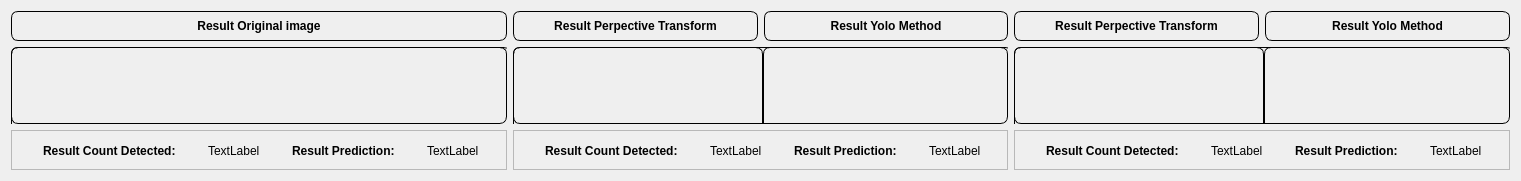
  <widget class="QWidget" name="horizontalLayoutWidget_3">
   <property name="geometry">
    <rect>
     <x>160</x>
     <y>720</y>
     <width>1521</width>
     <height>181</height>
    </rect>
   </property>
   <layout class="QHBoxLayout" name="horizontalLayout_4">
    <item>
     <layout class="QVBoxLayout" name="verticalLayout_10">
      <item>
       <layout class="QHBoxLayout" name="horizontalLayout_6">
        <item>
         <widget class="QLabel" name="label_14">
          <property name="sizePolicy">
           <sizepolicy hsizetype="Maximum" vsizetype="Maximum">
            <horstretch>0</horstretch>
            <verstretch>0</verstretch>
           </sizepolicy>
          </property>
          <property name="maximumSize">
           <size>
            <width>500</width>
            <height>30</height>
           </size>
          </property>
          <property name="font">
           <font>
            <weight>75</weight>
            <bold>true</bold>
           </font>
          </property>
          <property name="styleSheet">
           <string notr="true">border-radius: 7px; border: 1px solid black;</string>
          </property>
          <property name="frameShape">
           <enum>QFrame::StyledPanel</enum>
          </property>
          <property name="text">
           <string>Result Original image</string>
          </property>
          <property name="alignment">
           <set>Qt::AlignCenter</set>
          </property>
         </widget>
        </item>
       </layout>
      </item>
      <item>
       <layout class="QHBoxLayout" name="horizontalLayout_14">
        <item>
         <widget class="QFrame" name="frame_4">
          <property name="sizePolicy">
           <sizepolicy hsizetype="Preferred" vsizetype="Maximum">
            <horstretch>0</horstretch>
            <verstretch>0</verstretch>
           </sizepolicy>
          </property>
          <property name="minimumSize">
           <size>
            <width>0</width>
            <height>0</height>
           </size>
          </property>
          <property name="maximumSize">
           <size>
            <width>500</width>
            <height>136</height>
           </size>
          </property>
          <property name="styleSheet">
           <string notr="true">border-radius: 7px; border: 1px solid black;</string>
          </property>
          <property name="frameShape">
           <enum>QFrame::StyledPanel</enum>
          </property>
          <property name="frameShadow">
           <enum>QFrame::Raised</enum>
          </property>
          <widget class="QLabel" name="label_15">
           <property name="enabled">
            <bool>false</bool>
           </property>
           <property name="geometry">
            <rect>
             <x>0</x>
             <y>0</y>
             <width>500</width>
             <height>101</height>
            </rect>
           </property>
           <property name="sizePolicy">
            <sizepolicy hsizetype="Preferred" vsizetype="Maximum">
             <horstretch>0</horstretch>
             <verstretch>0</verstretch>
            </sizepolicy>
           </property>
           <property name="maximumSize">
            <size>
             <width>500</width>
             <height>150</height>
            </size>
           </property>
           <property name="styleSheet">
            <string notr="true">border-radius: 7px; border: 1px solid black;</string>
           </property>
           <property name="frameShape">
            <enum>QFrame::Box</enum>
           </property>
           <property name="text">
            <string/>
           </property>
           <property name="alignment">
            <set>Qt::AlignCenter</set>
           </property>
          </widget>
         </widget>
        </item>
       </layout>
      </item>
      <item>
       <layout class="QHBoxLayout" name="horizontalLayout">
        <item>
         <widget class="QFrame" name="frame">
          <property name="maximumSize">
           <size>
            <width>600</width>
            <height>40</height>
           </size>
          </property>
          <property name="frameShape">
           <enum>QFrame::StyledPanel</enum>
          </property>
          <property name="frameShadow">
           <enum>QFrame::Raised</enum>
          </property>
          <widget class="QWidget" name="layoutWidget">
           <property name="geometry">
            <rect>
             <x>0</x>
             <y>0</y>
             <width>501</width>
             <height>41</height>
            </rect>
           </property>
           <layout class="QHBoxLayout" name="horizontalLayout_7">
            <property name="spacing">
             <number>0</number>
            </property>
            <item>
             <widget class="QLabel" name="label_16">
              <property name="sizePolicy">
               <sizepolicy hsizetype="Maximum" vsizetype="Maximum">
                <horstretch>0</horstretch>
                <verstretch>0</verstretch>
               </sizepolicy>
              </property>
              <property name="maximumSize">
               <size>
                <width>16777215</width>
                <height>80</height>
               </size>
              </property>
              <property name="font">
               <font>
                <weight>75</weight>
                <bold>true</bold>
               </font>
              </property>
              <property name="frameShape">
               <enum>QFrame::NoFrame</enum>
              </property>
              <property name="text">
               <string>Result Count Detected:</string>
              </property>
             </widget>
            </item>
            <item>
             <widget class="QLabel" name="label_18">
              <property name="sizePolicy">
               <sizepolicy hsizetype="Maximum" vsizetype="Preferred">
                <horstretch>0</horstretch>
                <verstretch>0</verstretch>
               </sizepolicy>
              </property>
              <property name="maximumSize">
               <size>
                <width>16777215</width>
                <height>80</height>
               </size>
              </property>
              <property name="text">
               <string>TextLabel</string>
              </property>
             </widget>
            </item>
            <item>
             <widget class="QLabel" name="label_20">
              <property name="sizePolicy">
               <sizepolicy hsizetype="Maximum" vsizetype="Maximum">
                <horstretch>0</horstretch>
                <verstretch>0</verstretch>
               </sizepolicy>
              </property>
              <property name="maximumSize">
               <size>
                <width>16777215</width>
                <height>80</height>
               </size>
              </property>
              <property name="font">
               <font>
                <weight>75</weight>
                <bold>true</bold>
               </font>
              </property>
              <property name="frameShape">
               <enum>QFrame::NoFrame</enum>
              </property>
              <property name="text">
               <string>Result Prediction:</string>
              </property>
             </widget>
            </item>
            <item>
             <widget class="QLabel" name="label_44">
              <property name="sizePolicy">
               <sizepolicy hsizetype="Maximum" vsizetype="Maximum">
                <horstretch>0</horstretch>
                <verstretch>0</verstretch>
               </sizepolicy>
              </property>
              <property name="maximumSize">
               <size>
                <width>16777215</width>
                <height>80</height>
               </size>
              </property>
              <property name="text">
               <string>TextLabel</string>
              </property>
             </widget>
            </item>
           </layout>
          </widget>
         </widget>
        </item>
       </layout>
      </item>
     </layout>
    </item>
    <item>
     <layout class="QVBoxLayout" name="verticalLayout_14">
      <item>
       <layout class="QHBoxLayout" name="horizontalLayout_8">
        <item>
         <widget class="QLabel" name="label_22">
          <property name="sizePolicy">
           <sizepolicy hsizetype="Maximum" vsizetype="Maximum">
            <horstretch>0</horstretch>
            <verstretch>0</verstretch>
           </sizepolicy>
          </property>
          <property name="maximumSize">
           <size>
            <width>250</width>
            <height>30</height>
           </size>
          </property>
          <property name="font">
           <font>
            <weight>75</weight>
            <bold>true</bold>
           </font>
          </property>
          <property name="styleSheet">
           <string notr="true">border-radius: 7px; border: 1px solid black;</string>
          </property>
          <property name="frameShape">
           <enum>QFrame::StyledPanel</enum>
          </property>
          <property name="text">
           <string>Result Perpective Transform</string>
          </property>
          <property name="alignment">
           <set>Qt::AlignCenter</set>
          </property>
         </widget>
        </item>
        <item>
         <widget class="QLabel" name="label_23">
          <property name="sizePolicy">
           <sizepolicy hsizetype="Maximum" vsizetype="Maximum">
            <horstretch>0</horstretch>
            <verstretch>0</verstretch>
           </sizepolicy>
          </property>
          <property name="maximumSize">
           <size>
            <width>250</width>
            <height>30</height>
           </size>
          </property>
          <property name="font">
           <font>
            <weight>75</weight>
            <bold>true</bold>
           </font>
          </property>
          <property name="styleSheet">
           <string notr="true">border-radius: 7px; border: 1px solid black;</string>
          </property>
          <property name="frameShape">
           <enum>QFrame::StyledPanel</enum>
          </property>
          <property name="text">
           <string>Result Yolo Method</string>
          </property>
          <property name="alignment">
           <set>Qt::AlignCenter</set>
          </property>
         </widget>
        </item>
       </layout>
      </item>
      <item>
       <layout class="QHBoxLayout" name="horizontalLayout_15">
        <item>
         <widget class="QFrame" name="frame_5">
          <property name="sizePolicy">
           <sizepolicy hsizetype="Preferred" vsizetype="Maximum">
            <horstretch>0</horstretch>
            <verstretch>0</verstretch>
           </sizepolicy>
          </property>
          <property name="minimumSize">
           <size>
            <width>0</width>
            <height>0</height>
           </size>
          </property>
          <property name="maximumSize">
           <size>
            <width>500</width>
            <height>136</height>
           </size>
          </property>
          <property name="styleSheet">
           <string notr="true">border-radius: 7px; border: 1px solid black;</string>
          </property>
          <property name="frameShape">
           <enum>QFrame::StyledPanel</enum>
          </property>
          <property name="frameShadow">
           <enum>QFrame::Raised</enum>
          </property>
          <widget class="QLabel" name="label_68">
           <property name="enabled">
            <bool>false</bool>
           </property>
           <property name="geometry">
            <rect>
             <x>0</x>
             <y>0</y>
             <width>250</width>
             <height>101</height>
            </rect>
           </property>
           <property name="sizePolicy">
            <sizepolicy hsizetype="Preferred" vsizetype="Maximum">
             <horstretch>0</horstretch>
             <verstretch>0</verstretch>
            </sizepolicy>
           </property>
           <property name="maximumSize">
            <size>
             <width>250</width>
             <height>150</height>
            </size>
           </property>
           <property name="styleSheet">
            <string notr="true">border-radius: 7px; border: 1px solid black;</string>
           </property>
           <property name="frameShape">
            <enum>QFrame::Box</enum>
           </property>
           <property name="text">
            <string/>
           </property>
           <property name="alignment">
            <set>Qt::AlignCenter</set>
           </property>
          </widget>
          <widget class="QLabel" name="label_69">
           <property name="enabled">
            <bool>false</bool>
           </property>
           <property name="geometry">
            <rect>
             <x>250</x>
             <y>0</y>
             <width>250</width>
             <height>101</height>
            </rect>
           </property>
           <property name="sizePolicy">
            <sizepolicy hsizetype="Preferred" vsizetype="Maximum">
             <horstretch>0</horstretch>
             <verstretch>0</verstretch>
            </sizepolicy>
           </property>
           <property name="maximumSize">
            <size>
             <width>250</width>
             <height>150</height>
            </size>
           </property>
           <property name="styleSheet">
            <string notr="true">border-radius: 7px; border: 1px solid black;</string>
           </property>
           <property name="frameShape">
            <enum>QFrame::Box</enum>
           </property>
           <property name="text">
            <string/>
           </property>
           <property name="alignment">
            <set>Qt::AlignCenter</set>
           </property>
          </widget>
         </widget>
        </item>
       </layout>
      </item>
      <item>
       <layout class="QHBoxLayout" name="horizontalLayout_9">
        <item>
         <widget class="QFrame" name="frame_2">
          <property name="maximumSize">
           <size>
            <width>600</width>
            <height>40</height>
           </size>
          </property>
          <property name="frameShape">
           <enum>QFrame::StyledPanel</enum>
          </property>
          <property name="frameShadow">
           <enum>QFrame::Raised</enum>
          </property>
          <widget class="QWidget" name="layoutWidget_2">
           <property name="geometry">
            <rect>
             <x>0</x>
             <y>0</y>
             <width>501</width>
             <height>41</height>
            </rect>
           </property>
           <layout class="QHBoxLayout" name="horizontalLayout_10">
            <property name="spacing">
             <number>0</number>
            </property>
            <item>
             <widget class="QLabel" name="label_26">
              <property name="sizePolicy">
               <sizepolicy hsizetype="Maximum" vsizetype="Maximum">
                <horstretch>0</horstretch>
                <verstretch>0</verstretch>
               </sizepolicy>
              </property>
              <property name="maximumSize">
               <size>
                <width>16777215</width>
                <height>80</height>
               </size>
              </property>
              <property name="font">
               <font>
                <weight>75</weight>
                <bold>true</bold>
               </font>
              </property>
              <property name="frameShape">
               <enum>QFrame::NoFrame</enum>
              </property>
              <property name="text">
               <string>Result Count Detected:</string>
              </property>
             </widget>
            </item>
            <item>
             <widget class="QLabel" name="label_24">
              <property name="sizePolicy">
               <sizepolicy hsizetype="Maximum" vsizetype="Preferred">
                <horstretch>0</horstretch>
                <verstretch>0</verstretch>
               </sizepolicy>
              </property>
              <property name="maximumSize">
               <size>
                <width>16777215</width>
                <height>80</height>
               </size>
              </property>
              <property name="text">
               <string>TextLabel</string>
              </property>
             </widget>
            </item>
            <item>
             <widget class="QLabel" name="label_27">
              <property name="sizePolicy">
               <sizepolicy hsizetype="Maximum" vsizetype="Maximum">
                <horstretch>0</horstretch>
                <verstretch>0</verstretch>
               </sizepolicy>
              </property>
              <property name="maximumSize">
               <size>
                <width>16777215</width>
                <height>80</height>
               </size>
              </property>
              <property name="font">
               <font>
                <weight>75</weight>
                <bold>true</bold>
               </font>
              </property>
              <property name="frameShape">
               <enum>QFrame::NoFrame</enum>
              </property>
              <property name="text">
               <string>Result Prediction:</string>
              </property>
             </widget>
            </item>
            <item>
             <widget class="QLabel" name="label_47">
              <property name="sizePolicy">
               <sizepolicy hsizetype="Maximum" vsizetype="Maximum">
                <horstretch>0</horstretch>
                <verstretch>0</verstretch>
               </sizepolicy>
              </property>
              <property name="maximumSize">
               <size>
                <width>16777215</width>
                <height>80</height>
               </size>
              </property>
              <property name="text">
               <string>TextLabel</string>
              </property>
             </widget>
            </item>
           </layout>
          </widget>
         </widget>
        </item>
       </layout>
      </item>
     </layout>
    </item>
    <item>
     <layout class="QVBoxLayout" name="verticalLayout_11">
      <item>
       <layout class="QHBoxLayout" name="horizontalLayout_11">
        <item>
         <widget class="QLabel" name="label_29">
          <property name="sizePolicy">
           <sizepolicy hsizetype="Maximum" vsizetype="Maximum">
            <horstretch>0</horstretch>
            <verstretch>0</verstretch>
           </sizepolicy>
          </property>
          <property name="maximumSize">
           <size>
            <width>250</width>
            <height>30</height>
           </size>
          </property>
          <property name="font">
           <font>
            <weight>75</weight>
            <bold>true</bold>
           </font>
          </property>
          <property name="styleSheet">
           <string notr="true">border-radius: 7px; border: 1px solid black;</string>
          </property>
          <property name="frameShape">
           <enum>QFrame::StyledPanel</enum>
          </property>
          <property name="text">
           <string>Result Perpective Transform</string>
          </property>
          <property name="alignment">
           <set>Qt::AlignCenter</set>
          </property>
         </widget>
        </item>
        <item>
         <widget class="QLabel" name="label_30">
          <property name="sizePolicy">
           <sizepolicy hsizetype="Maximum" vsizetype="Maximum">
            <horstretch>0</horstretch>
            <verstretch>0</verstretch>
           </sizepolicy>
          </property>
          <property name="maximumSize">
           <size>
            <width>250</width>
            <height>30</height>
           </size>
          </property>
          <property name="font">
           <font>
            <weight>75</weight>
            <bold>true</bold>
           </font>
          </property>
          <property name="styleSheet">
           <string notr="true">border-radius: 7px; border: 1px solid black;</string>
          </property>
          <property name="frameShape">
           <enum>QFrame::StyledPanel</enum>
          </property>
          <property name="text">
           <string>Result Yolo Method</string>
          </property>
          <property name="alignment">
           <set>Qt::AlignCenter</set>
          </property>
         </widget>
        </item>
       </layout>
      </item>
      <item>
       <layout class="QHBoxLayout" name="horizontalLayout_22">
        <item>
         <widget class="QFrame" name="frame_8">
          <property name="sizePolicy">
           <sizepolicy hsizetype="Preferred" vsizetype="Maximum">
            <horstretch>0</horstretch>
            <verstretch>0</verstretch>
           </sizepolicy>
          </property>
          <property name="minimumSize">
           <size>
            <width>0</width>
            <height>0</height>
           </size>
          </property>
          <property name="maximumSize">
           <size>
            <width>600</width>
            <height>136</height>
           </size>
          </property>
          <property name="styleSheet">
           <string notr="true">border-radius: 7px; border: 1px solid black;</string>
          </property>
          <property name="frameShape">
           <enum>QFrame::StyledPanel</enum>
          </property>
          <property name="frameShadow">
           <enum>QFrame::Raised</enum>
          </property>
          <widget class="QLabel" name="label_70">
           <property name="enabled">
            <bool>false</bool>
           </property>
           <property name="geometry">
            <rect>
             <x>0</x>
             <y>0</y>
             <width>250</width>
             <height>101</height>
            </rect>
           </property>
           <property name="sizePolicy">
            <sizepolicy hsizetype="Preferred" vsizetype="Maximum">
             <horstretch>0</horstretch>
             <verstretch>0</verstretch>
            </sizepolicy>
           </property>
           <property name="maximumSize">
            <size>
             <width>250</width>
             <height>150</height>
            </size>
           </property>
           <property name="styleSheet">
            <string notr="true">border-radius: 7px; border: 1px solid black;</string>
           </property>
           <property name="frameShape">
            <enum>QFrame::Box</enum>
           </property>
           <property name="text">
            <string/>
           </property>
           <property name="alignment">
            <set>Qt::AlignCenter</set>
           </property>
          </widget>
          <widget class="QLabel" name="label_83">
           <property name="enabled">
            <bool>false</bool>
           </property>
           <property name="geometry">
            <rect>
             <x>250</x>
             <y>0</y>
             <width>250</width>
             <height>101</height>
            </rect>
           </property>
           <property name="sizePolicy">
            <sizepolicy hsizetype="Preferred" vsizetype="Maximum">
             <horstretch>0</horstretch>
             <verstretch>0</verstretch>
            </sizepolicy>
           </property>
           <property name="maximumSize">
            <size>
             <width>250</width>
             <height>150</height>
            </size>
           </property>
           <property name="styleSheet">
            <string notr="true">border-radius: 7px; border: 1px solid black;</string>
           </property>
           <property name="frameShape">
            <enum>QFrame::Box</enum>
           </property>
           <property name="text">
            <string/>
           </property>
           <property name="alignment">
            <set>Qt::AlignCenter</set>
           </property>
          </widget>
         </widget>
        </item>
       </layout>
      </item>
      <item>
       <layout class="QHBoxLayout" name="horizontalLayout_13">
        <item>
         <widget class="QFrame" name="frame_3">
          <property name="maximumSize">
           <size>
            <width>600</width>
            <height>40</height>
           </size>
          </property>
          <property name="frameShape">
           <enum>QFrame::StyledPanel</enum>
          </property>
          <property name="frameShadow">
           <enum>QFrame::Raised</enum>
          </property>
          <widget class="QWidget" name="layoutWidget_3">
           <property name="geometry">
            <rect>
             <x>0</x>
             <y>0</y>
             <width>501</width>
             <height>41</height>
            </rect>
           </property>
           <layout class="QHBoxLayout" name="horizontalLayout_35">
            <property name="spacing">
             <number>0</number>
            </property>
            <item>
             <widget class="QLabel" name="label_31">
              <property name="sizePolicy">
               <sizepolicy hsizetype="Maximum" vsizetype="Maximum">
                <horstretch>0</horstretch>
                <verstretch>0</verstretch>
               </sizepolicy>
              </property>
              <property name="maximumSize">
               <size>
                <width>16777215</width>
                <height>80</height>
               </size>
              </property>
              <property name="font">
               <font>
                <weight>75</weight>
                <bold>true</bold>
               </font>
              </property>
              <property name="frameShape">
               <enum>QFrame::NoFrame</enum>
              </property>
              <property name="text">
               <string>Result Count Detected:</string>
              </property>
             </widget>
            </item>
            <item>
             <widget class="QLabel" name="label_32">
              <property name="sizePolicy">
               <sizepolicy hsizetype="Maximum" vsizetype="Preferred">
                <horstretch>0</horstretch>
                <verstretch>0</verstretch>
               </sizepolicy>
              </property>
              <property name="maximumSize">
               <size>
                <width>16777215</width>
                <height>80</height>
               </size>
              </property>
              <property name="text">
               <string>TextLabel</string>
              </property>
             </widget>
            </item>
            <item>
             <widget class="QLabel" name="label_33">
              <property name="sizePolicy">
               <sizepolicy hsizetype="Maximum" vsizetype="Maximum">
                <horstretch>0</horstretch>
                <verstretch>0</verstretch>
               </sizepolicy>
              </property>
              <property name="maximumSize">
               <size>
                <width>16777215</width>
                <height>80</height>
               </size>
              </property>
              <property name="font">
               <font>
                <weight>75</weight>
                <bold>true</bold>
               </font>
              </property>
              <property name="frameShape">
               <enum>QFrame::NoFrame</enum>
              </property>
              <property name="text">
               <string>Result Prediction:</string>
              </property>
             </widget>
            </item>
            <item>
             <widget class="QLabel" name="label_48">
              <property name="sizePolicy">
               <sizepolicy hsizetype="Maximum" vsizetype="Maximum">
                <horstretch>0</horstretch>
                <verstretch>0</verstretch>
               </sizepolicy>
              </property>
              <property name="maximumSize">
               <size>
                <width>16777215</width>
                <height>80</height>
               </size>
              </property>
              <property name="text">
               <string>TextLabel</string>
              </property>
             </widget>
            </item>
           </layout>
          </widget>
         </widget>
        </item>
       </layout>
      </item>
     </layout>
    </item>
   </layout>
  </widget>
